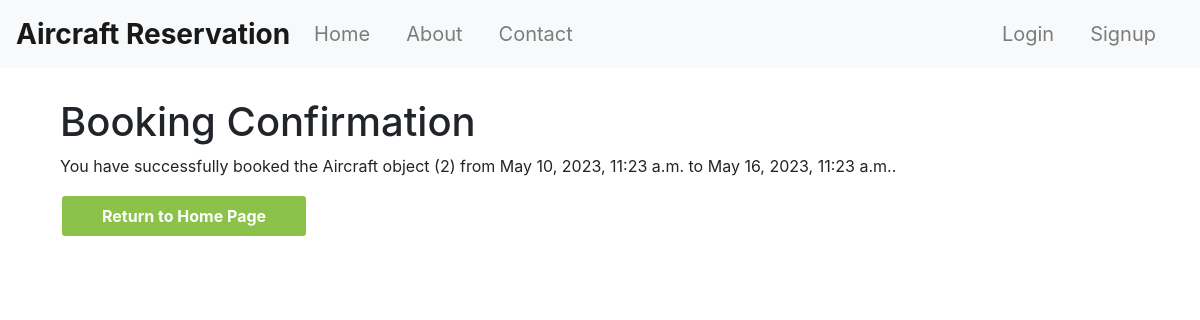
Page /booking_confirmation/2/ on the earlier database version.
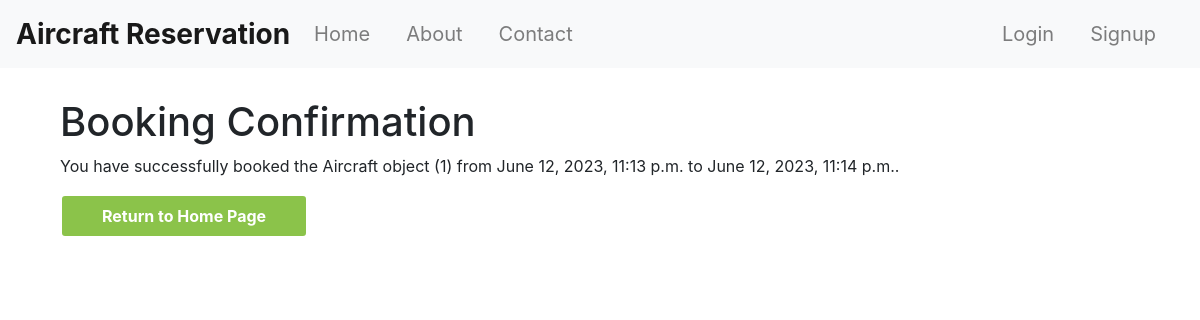
Same page on the later database version.
### reservation/models.py (models this page shows)
class Booking(models.Model):
    STATUS_CHOICES = [
        ('Pending', 'Pending'),
        ('Confirmed', 'Confirmed'),
        ('Cancelled', 'Cancelled'),
        ('Completed', 'Completed'),
    ]
    aircraft = models.ForeignKey(Aircraft, on_delete=models.CASCADE)
    user = models.ForeignKey(User, on_delete=models.CASCADE)
    start_time = models.DateTimeField()
    end_time = models.DateTimeField()
    status = models.CharField(max_length=10, choices=STATUS_CHOICES, default='Pending')

class Aircraft(models.Model):
    id = models.BigAutoField(primary_key=True)
    currentSpeed = models.IntegerField()
    model = models.CharField(max_length=50)
    fuelCapacity = models.IntegerField()
    timeForInspection = models.DateField()
    description = models.CharField(max_length=500, blank=True)
    image = models.ImageField(upload_to='static/Aircrafts_img/', blank=True, null=True)
    availability = models.BooleanField()
    country = models.CharField(max_length=100,default='Unknown')

### reservation/views.py (the view)
# urls.py: path('booking_confirmation/<int:booking_id>/', views.booking_confirmation, name='booking_confirmation'),
def booking_confirmation(request, booking_id):
    try:
        booking = Booking.objects.get(id=booking_id)
    except Booking.DoesNotExist:
        return render(request, 'book_aircraft.html', {'error': 'Booking not found'})
    return render(request, 'booking_confirmation.html', {'booking': booking})

### templates/booking_confirmation.html (shortened to what this page needs)
{% extends 'base.html' %}
{% block content %}
  <div class="container">
    {% if booking %}
      <h1>Booking Confirmation</h1>
      <p>You have successfully booked the {{ booking.aircraft }} from {{ booking.start_time }} to {{ booking.end_time }}.</p>
    {% endif %}
    <a href="/" class="btn btn-primary">Return to Home Page</a>
  </div>
{% endblock %}

Differences in the rows shown:
changed Booking: aircraft "Aircraft object (2)" → "Aircraft object (1)"; start_time "May 10, 2023, 11:23 a.m." → "June 12, 2023, 11:13 p.m."; end_time "May 16, 2023, 11:23 a.m." → "June 12, 2023, 11:14 p.m."
